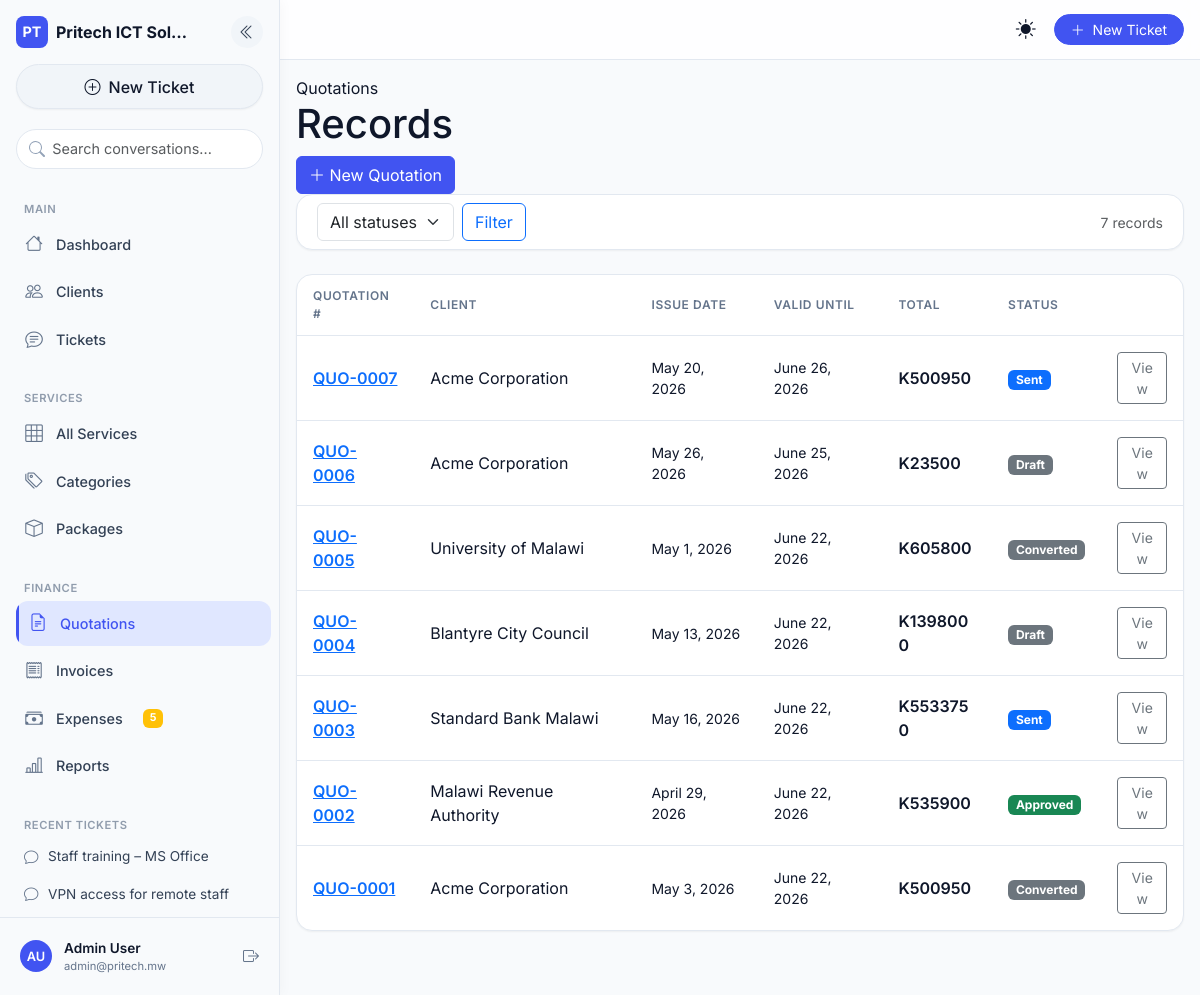
The page /finance/quotations/ (signed in) on the database its author committed.
### core/models.py (models this page shows, shortened)
class SiteConfig(models.Model):
    company_name = models.CharField(max_length=200, default='Pritech ICT Solutions')
    tagline = models.CharField(max_length=300, blank=True)
    logo = models.ImageField(upload_to='logo/', null=True, blank=True)
    email = models.EmailField(blank=True)
    phone = models.CharField(max_length=30, blank=True)
    address = models.TextField(blank=True)
    website = models.URLField(blank=True)
    vat_rate = models.DecimalField(max_digits=5, decimal_places=4, default=0.165)
    currency = models.CharField(max_length=10, default='MWK')
    currency_symbol = models.CharField(max_length=5, default='K')
    bank_name = models.CharField(max_length=100, blank=True)
    bank_account = models.CharField(max_length=50, blank=True)
    mobile_money = models.CharField(max_length=50, blank=True)
    invoice_footer = models.TextField(blank=True)
    class Meta:
        verbose_name = 'Site Configuration'
    @classmethod
    def get(cls):
        obj, _ = cls.objects.get_or_create(pk=1)
        return obj

### tickets/models.py (models this page shows, shortened)
class Ticket(models.Model):
    STATUS_CHOICES = [
        ('open', 'Open'),
        ('assigned', 'Assigned'),
        ('in_progress', 'In Progress'),
        ('resolved', 'Resolved'),
        ('closed', 'Closed'),
        ('escalated', 'Escalated'),
    ]
    PRIORITY_CHOICES = [
        ('low', 'Low'),
        ('medium', 'Medium'),
        ('high', 'High'),
        ('critical', 'Critical'),
    ]
    VALID_TRANSITIONS = {
        'open': ['assigned', 'closed'],
        'assigned': ['in_progress', 'open'],
        'in_progress': ['resolved', 'escalated', 'assigned'],
        'resolved': ['closed', 'open'],
        'escalated': ['in_progress', 'assigned'],
        'closed': ['open'],
    }
    ticket_number = models.CharField(max_length=20, unique=True, blank=True)
    title = models.CharField(max_length=300)
    description = QuillField()
    client = models.ForeignKey(
        'clients.ClientOrganization',
        on_delete=models.CASCADE,
        related_name='tickets',
        db_index=True  # Performance index
    )
    service = models.ForeignKey('services.Service', on_delete=models.SET_NULL, null=True, blank=True)
    assigned_to = models.ForeignKey(
        settings.AUTH_USER_MODEL,
        on_delete=models.SET_NULL,
        null=True, blank=True,
        related_name='assigned_tickets',
        db_index=True
    )
    created_by = models.ForeignKey(
        settings.AUTH_USER_MODEL,
        on_delete=models.SET_NULL,
        null=True, blank=True,
        related_name='created_tickets'
    )
    status = models.CharField(max_length=20, choices=STATUS_CHOICES, default='open', db_index=True)
    priority = models.CharField(max_length=10, choices=PRIORITY_CHOICES, default='medium', db_index=True)
    created_at = models.DateTimeField(auto_now_add=True, db_index=True)
    updated_at = models.DateTimeField(auto_now=True)
    resolved_at = models.DateTimeField(null=True, blank=True)
    history = HistoricalRecords()
    class Meta:
        ordering = ['-created_at']

### accounts/models.py (models this page shows, shortened)
class User(AbstractUser):
    id = models.UUIDField(primary_key=True, default=uuid.uuid4, editable=False)
    USER_TYPE_CHOICES = (('client', 'Client'), ('staff', 'Staff'))
    CLIENT_ROLE_CHOICES = [
        ('admin', 'Administrator'),
        ('viewer', 'Viewer'),
        ('billing', 'Billing'),
    ]
    user_type = models.CharField(max_length=10, choices=USER_TYPE_CHOICES, default='client')
    email = models.EmailField(unique=True)
    phone_number = models.CharField(max_length=20, unique=True, null=True, blank=True)
    national_id = models.CharField(max_length=50, unique=True, null=True, blank=True)
    physical_address = models.TextField(blank=True)
    last_login_ip = models.GenericIPAddressField(null=True, blank=True)
    client_role = models.CharField(
        max_length=20,
        choices=CLIENT_ROLE_CHOICES,
        default='viewer',
        blank=True,
        help_text="Role within the client organization (only for client users)"
    )
    is_2fa_enabled = models.BooleanField(default=False)
    USERNAME_FIELD = 'email'
    REQUIRED_FIELDS = ['username']
    def has_role(self, role_code):
        return self.user_roles.filter(role__code=role_code).exists()
    def has_perm_code(self, permission_code):
        from .models import RolePermission
        return RolePermission.objects.filter(
            role__user_roles__user=self,
            permission__code=permission_code
        ).exists()

### finance/models.py (models this page shows, shortened)
class Quotation(models.Model):
    STATUS_CHOICES = [
        ('draft', 'Draft'),
        ('sent', 'Sent'),
        ('approved', 'Approved'),
        ('rejected', 'Rejected'),
        ('expired', 'Expired'),
        ('converted', 'Converted'),
    ]
    quotation_number = models.CharField(max_length=30, unique=True, blank=True)
    client = models.ForeignKey('clients.ClientOrganization', on_delete=models.PROTECT, related_name='quotations', db_index=True)
    issue_date = models.DateField()
    valid_until = models.DateField()
    subtotal = models.DecimalField(max_digits=14, decimal_places=2, default=0)
    tax_amount = models.DecimalField(max_digits=14, decimal_places=2, default=0)
    total_amount = models.DecimalField(max_digits=14, decimal_places=2, default=0)
    status = models.CharField(max_length=20, choices=STATUS_CHOICES, default='draft', db_index=True)
    notes = QuillField(blank=True)
    client_feedback = models.TextField(blank=True, help_text="Client's rejection reason or change request")
    created_by = models.ForeignKey(settings.AUTH_USER_MODEL, on_delete=models.SET_NULL, null=True)
    created_at = models.DateTimeField(auto_now_add=True)
    history = HistoricalRecords()
    class Meta:
        ordering = ['-created_at']

### clients/models.py (models this page shows, shortened)
class ClientOrganization(models.Model):
    id = models.UUIDField(primary_key=True, default=uuid.uuid4, editable=False)
    INDUSTRY_CHOICES = [
        ('technology', 'Technology'), ('finance', 'Finance & Banking'),
        ('healthcare', 'Healthcare'), ('education', 'Education'),
        ('government', 'Government'), ('ngo', 'NGO / Non-Profit'),
        ('retail', 'Retail & Commerce'), ('other', 'Other'),
    ]
    STATUS_CHOICES = [
        ('active', 'Active'),
        ('inactive', 'Inactive'),
        ('lead', 'Lead'),
        ('former', 'Former Client'),
    ]
    name = models.CharField(max_length=200)
    industry = models.CharField(max_length=50, choices=INDUSTRY_CHOICES, default='other')
    registration_number = models.CharField(max_length=100, blank=True)
    tax_id = models.CharField(max_length=100, blank=True)
    email = models.EmailField(blank=True)
    phone = models.CharField(max_length=20, blank=True)
    address = models.TextField(blank=True)
    website = models.URLField(blank=True)
    notes = QuillField(blank=True)          # ⬅️ rich text now
    status = models.CharField(max_length=20, choices=STATUS_CHOICES, default='active')
    created_at = models.DateTimeField(auto_now_add=True)
    user = models.OneToOneField(
        settings.AUTH_USER_MODEL,
        on_delete=models.SET_NULL,
        null=True,
        blank=True,
        related_name='client_organization'
    )
    class Meta:
        ordering = ['name']

### finance/views.py (the view)
# urls.py: path('quotations/', QuotationListView.as_view(), name='quotation_list'),
class QuotationListView(RoleRequiredMixin, ListView):
    model = Quotation
    template_name = 'finance/quotation_list.html'
    context_object_name = 'quotations'
    paginate_by = 20
    required_roles = ['FINANCE', 'ADMIN']
    def get_queryset(self):
        qs = Quotation.objects.select_related('client')
        status = self.request.GET.get('status')
        if status:
            qs = qs.filter(status=status)
        return qs
    def get_context_data(self, **kwargs):
        ctx = super().get_context_data(**kwargs)
        ctx['status_choices'] = Quotation.STATUS_CHOICES
        ctx['current_status'] = self.request.GET.get('status', '')
        return ctx

### templates/finance/quotation_list.html (shortened to what this page needs)
{% extends "generic/list.html" %}
{% block breadcrumb %}<div class="page-breadcrumb">Quotations</div>{% endblock %}
{% block actions %}<a href="{% url 'quotation_create' %}" class="btn btn-primary"><i class="bi bi-plus-lg"></i> New Quotation</a>{% endblock %}
{% block filters %}
<div class="col-auto">
  <select name="status" class="form-select">
    <option value="">All statuses</option>
  </select>
</div>
<div class="col-auto">
  <button type="submit" class="btn btn-outline-primary">Filter</button>
</div>
{% endblock %}
{% block table_head %}
<tr><th>Quotation #</th><th>Client</th><th>Issue Date</th><th>Valid Until</th><th>Total</th><th>Status</th><th></th></tr>
{% endblock %}
{% block table_row %}
<tr>
  <td><a href="{% url 'quotation_detail' obj.pk %}" class="fw-semibold">{{ obj.quotation_number }}</a></td>
  <td>{{ obj.client.name }}</td>
  <td class="small">{{ obj.issue_date }}</td>
  <td class="small {% if obj.valid_until < today %}text-danger fw-semibold{% endif %}">{{ obj.valid_until }}</td>
  <td class="fw-semibold">{{ site_config.currency_symbol }}{{ obj.total_amount|floatformat:0 }}</td>
  <td>
    <span class="badge bg-{% if obj.status == 'approved' %}success{% elif obj.status == 'sent' %}primary{% elif obj.status == 'converted' %}secondary{% elif obj.status == 'rejected' %}danger{% elif obj.status == 'expired' %}warning{% else %}secondary{% endif %}">
      {{ obj.get_status_display }}
    </span>
  </td>
  <td><a href="{% url 'quotation_detail' obj.pk %}" class="btn btn-sm btn-outline-secondary">View</a></td>
</tr>
{% endblock %}

### templates/base.html (shortened to what this page needs)
{% load static %}
{% load account_tags %}
{% load core_tags %}
<!DOCTYPE html>
<html lang="en" data-theme="light" data-bs-theme="light">
<head>
  <link href="https://cdn.jsdelivr.net/npm/bootstrap@5.3.0/dist/css/bootstrap.min.css" rel="stylesheet">
  <link rel="stylesheet" href="https://cdn.jsdelivr.net/npm/bootstrap-icons@1.11.0/font/bootstrap-icons.css">
  <link rel="stylesheet" href="{% static 'css/mobile-first.css' %}">
</head>
<body class="{% if request.user.is_authenticated %}sidebar-expanded{% endif %}">
  {% if request.user.is_authenticated %}
  <aside class="desktop-sidebar d-none d-lg-flex">
    <div class="sidebar-header">
      <div class="d-flex align-items-center justify-content-between mb-3">
        <div class="d-flex align-items-center gap-2">
          <div class="brand-icon"><span class="fw-bold">PT</span></div>
          <span class="fw-bold brand-name">{{ site_config.company_name|truncatechars:16 }}</span>
        </div>
        <button class="sidebar-collapse-btn" id="sidebarCollapseBtn" type="button"
                data-bs-toggle="tooltip" title="Collapse sidebar" aria-label="Collapse sidebar">
          <i class="bi bi-chevron-double-left"></i>
        </button>
      </div>
      <a href="{% url 'ticket_create' %}" class="new-chat-btn"><i class="bi bi-plus-circle"></i> New Ticket</a>
    </div>
    <div class="sidebar-search">
      <input type="text" class="form-control" placeholder="Search conversations...">
    </div>
    <div class="sidebar-nav-section">
      <div class="nav-label">Main</div>
      <a href="{% url 'dashboard' %}" class="ai-nav-link"><i class="bi bi-house"></i> Dashboard</a>
      {% if request.user|has_any_role:'ADMIN,SALES,FINANCE' %}
        <a href="{% url 'client_list' %}" class="ai-nav-link"><i class="bi bi-people"></i> Clients</a>
      {% endif %}
      <a href="{% url 'ticket_list' %}" class="ai-nav-link"><i class="bi bi-chat-text"></i> Tickets</a>
      {% if request.user.is_staff %}
        <div class="nav-label mt-3">Services</div>
        <a href="{% url 'service_list' %}" class="ai-nav-link"><i class="bi bi-grid-3x3"></i> All Services</a>
        <a href="{% url 'service_category_list' %}" class="ai-nav-link"><i class="bi bi-tags"></i> Categories</a>
        <a href="{% url 'service_package_list' %}" class="ai-nav-link"><i class="bi bi-box"></i> Packages</a>
      {% endif %}
      {% if request.user|has_perm:'view_finance_dashboard' or request.user.is_staff %}
        <div class="nav-label mt-3">Finance</div>
        <a href="{% url 'quotation_list' %}" class="ai-nav-link"><i class="bi bi-file-earmark-text"></i> Quotations</a>
        <a href="{% url 'invoice_list' %}" class="ai-nav-link"><i class="bi bi-receipt"></i> Invoices</a>
        <a href="{% url 'expense_list' %}?status=pending" class="ai-nav-link">
          <i class="bi bi-cash-stack"></i> Expenses
          {% if pending_expenses_count %}
            <span class="badge bg-warning ms-2">{{ pending_expenses_count }}</span>
          {% endif %}
        </a>
        <a href="{% url 'finance_reports' %}" class="ai-nav-link"><i class="bi bi-bar-chart-line"></i> Reports</a>
      {% endif %}
      <div class="recent-section">
        <div class="nav-label">Recent Tickets</div>
        {% if recent_sidebar_tickets %}
          {% for ticket in recent_sidebar_tickets|slice:":5" %}
            <a href="{% url 'ticket_detail' ticket.pk %}" class="recent-item" title="{{ ticket.title }}">
              <i class="bi bi-chat"></i><span class="flex-grow-1 text-truncate">{{ ticket.title }}</span>
            </a>
          {% endfor %}
        {% else %}
          <div class="text-muted small px-2 py-2">No recent tickets</div>
        {% endif %}
      </div>
    </div>
    <div class="sidebar-footer">
      <div class="user-profile">
        <div class="user-avatar">
          {{ request.user.first_name|first|upper }}{{ request.user.last_name|first|upper }}
        </div>
        <div class="user-info">
          <div class="user-name">{{ request.user.get_full_name|default:request.user.email }}</div>
          <div class="user-email">{{ request.user.email }}</div>
        </div>
        <form method="post" action="{% url 'logout' %}" class="ms-auto">
          <button type="submit" class="logout-btn" data-bs-toggle="tooltip" title="Logout" aria-label="Logout">
            <i class="bi bi-box-arrow-right"></i>
          </button>
        </form>
      </div>
    </div>
  </aside>
  {% endif %}
  <header class="topbar sticky-top {% if request.user.is_authenticated %}topbar-desktop{% endif %}">
    <div class="d-flex align-items-center h-100 px-3">
      {% if request.user.is_authenticated %}
      <button class="desktop-menu-btn d-none d-lg-block me-2" id="desktopMenuToggle" type="button"
              data-bs-toggle="tooltip" title="Toggle sidebar" aria-label="Toggle sidebar">
      </button>
      {% endif %}
      <span class="page-title fw-semibold flex-grow-1">{% block page_title %}Dashboard{% endblock %}</span>
      <button class="theme-toggle-btn me-2" id="themeToggle" type="button"
              data-bs-toggle="tooltip" title="Switch theme" aria-label="Switch dark/light mode">
        <i class="bi bi-sun-fill light-icon"></i>
      </button>
      {% if request.user.is_authenticated %}
      <a href="{% url 'ticket_create' %}" class="btn btn-primary btn-sm rounded-pill px-3 d-none d-sm-block">
        <i class="bi bi-plus-lg me-1"></i> New Ticket
      </a>
      {% endif %}
    </div>
  </header>
  <main id="main-content" class="main-content pb-6 mb-4 {% if request.user.is_authenticated %}main-content-desktop{% endif %}">
    <div class="container-fluid py-3">
      {% block content %}{% endblock %}
    </div>
  </main>
</body>
</html>

### rows shown on the page
SiteConfig: company_name "Pritech ICT Sol…", currency_symbol "K"
Ticket: title "Staff training – MS Office"
Ticket: title "VPN access for remote staff"
User: user.first_name|first "A", user.last_name|first "U", user.get_full_name "Admin User", user.email "admin@pritech.mw"
Quotation: quotation_number "QUO-0007", client.name "Acme Corporation", issue_date "May 20, 2026", valid_until "June 26, 2026", total_amount "500950", status "Sent"
Quotation: quotation_number "QUO-0006", client.name "Acme Corporation", issue_date "May 26, 2026", valid_until "June 25, 2026", total_amount "23500", status "Draft"
Quotation: quotation_number "QUO-0005", client.name "University of Malawi", issue_date "May 1, 2026", valid_until "June 22, 2026", total_amount "605800", status "Converted"
Quotation: quotation_number "QUO-0004", client.name "Blantyre City Council", issue_date "May 13, 2026", valid_until "June 22, 2026", total_amount "1398000", status "Draft"
Quotation: quotation_number "QUO-0003", client.name "Standard Bank Malawi", issue_date "May 16, 2026", valid_until "June 22, 2026", total_amount "5533750", status "Sent"
Quotation: quotation_number "QUO-0002", client.name "Malawi Revenue Authority", issue_date "April 29, 2026", valid_until "June 22, 2026", total_amount "535900", status "Approved"
Quotation: quotation_number "QUO-0001", client.name "Acme Corporation", issue_date "May 3, 2026", valid_until "June 22, 2026", total_amount "500950", status "Converted"

### other values the page prints
{{ pending_expenses_count }} "5"
{{ title|default:"Records" }} "Records"
{{ object_list|length }} "7"
